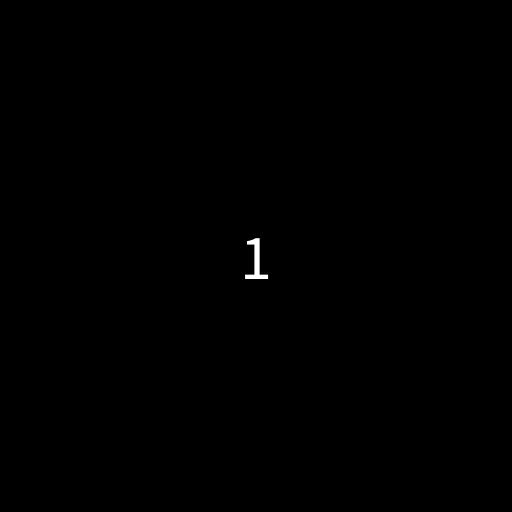
Frame 1 (no input)
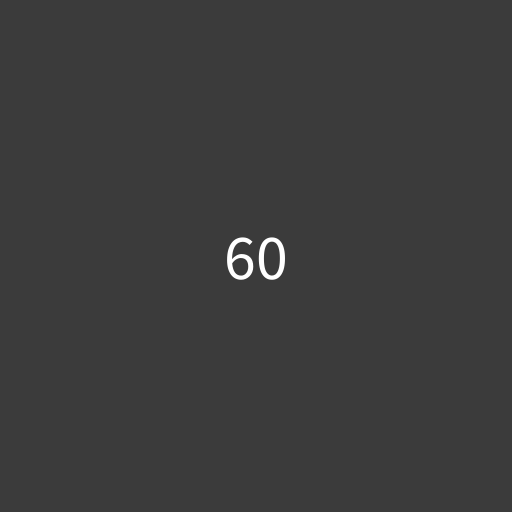
Frame 60 (the mouse pressed at the canvas centre just before this capture)
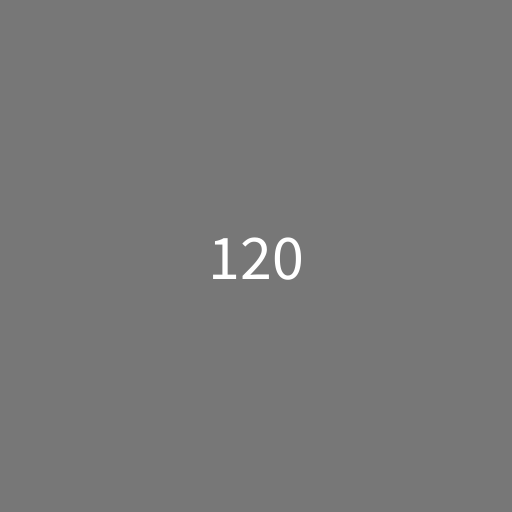
Frame 120 (the mouse held since frame 60 and released just before this capture)

The Processing sketch that drew these frames (run headless with seeded random() and noise(); from frame 60 on, the mouse is pressed at the canvas centre):

// Processing sketch: ANI2012A18_FrameCounter
// ── ANI2012A18_FrameCounter.pde
// ANI2012A18_FrameCounter.pde
// Exemple minimaliste d'un programme avec une boucle de rendu.
// Une boucle de rendu a une fonction de mise à jour de l'affichage qui est exécutée périodiquement.
// Le programme incrémente une variable à chaque itération de cette fonction et affiche sa valeur au centre de la fenêtre d'affichage.
// Il est à noter que Processing offre déjà une variable globale appelée 'frameCount' qui contient la même valeur.

// déclaration d'une variable pour compter le nombre de frames depuis le lancement du programme
int frameCounter;

// fonction d'initialisation
void setup()
{
  // résolution de la fenêtre d'affichage
  size(512, 512);
  
  // fréquence de mise à jour de l'affichage
  frameRate(60);

  // initialisation de nombre de frames
  frameCounter = 0;

  // taille du texte
  textSize(64);
  
  // alignement du texte (horizontal et vertical)
  textAlign(CENTER, CENTER);
}

// fonction de mise à jour de l'affichage
void draw()
{
  // effacer le contenu de la fenêtre d'affichage
  background(frameCounter % 255);
  // le modulo (%) 255 permet d'utiliser le reste de la division par 255 pour obtenir une valeur numérique entre 0 et 255 pour chaque valeur de 'frameCounter'
  // au-delà de 255, le partie entière de la division est ignorée par l'opérateur de modulo la partie restante recommence à 0
  // cette valeur est ensuite utilisée pour animer la couleur de l'arrière-plan avec un niveau de gris différent pour chaque frame 

  // incrémenter le nombre de frames
  frameCounter = frameCounter + 1;

  // afficher le nombre de frames dans la console
  println("frame count: " + frameCounter);

  // afficher le nombre de frames au centre la fenêtre d'affichage
  text(frameCounter, width / 2.0f, height / 2.0f);
}
